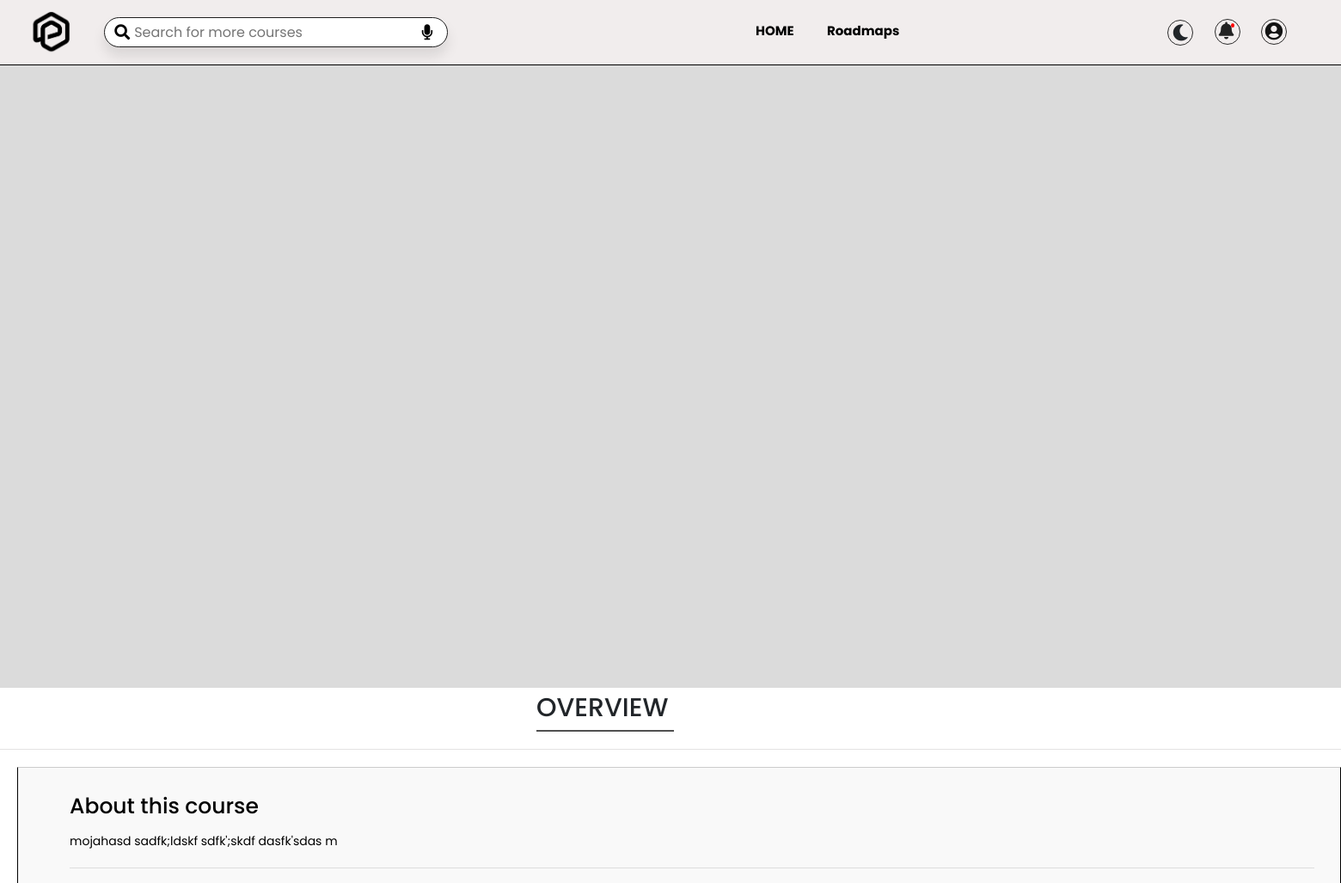
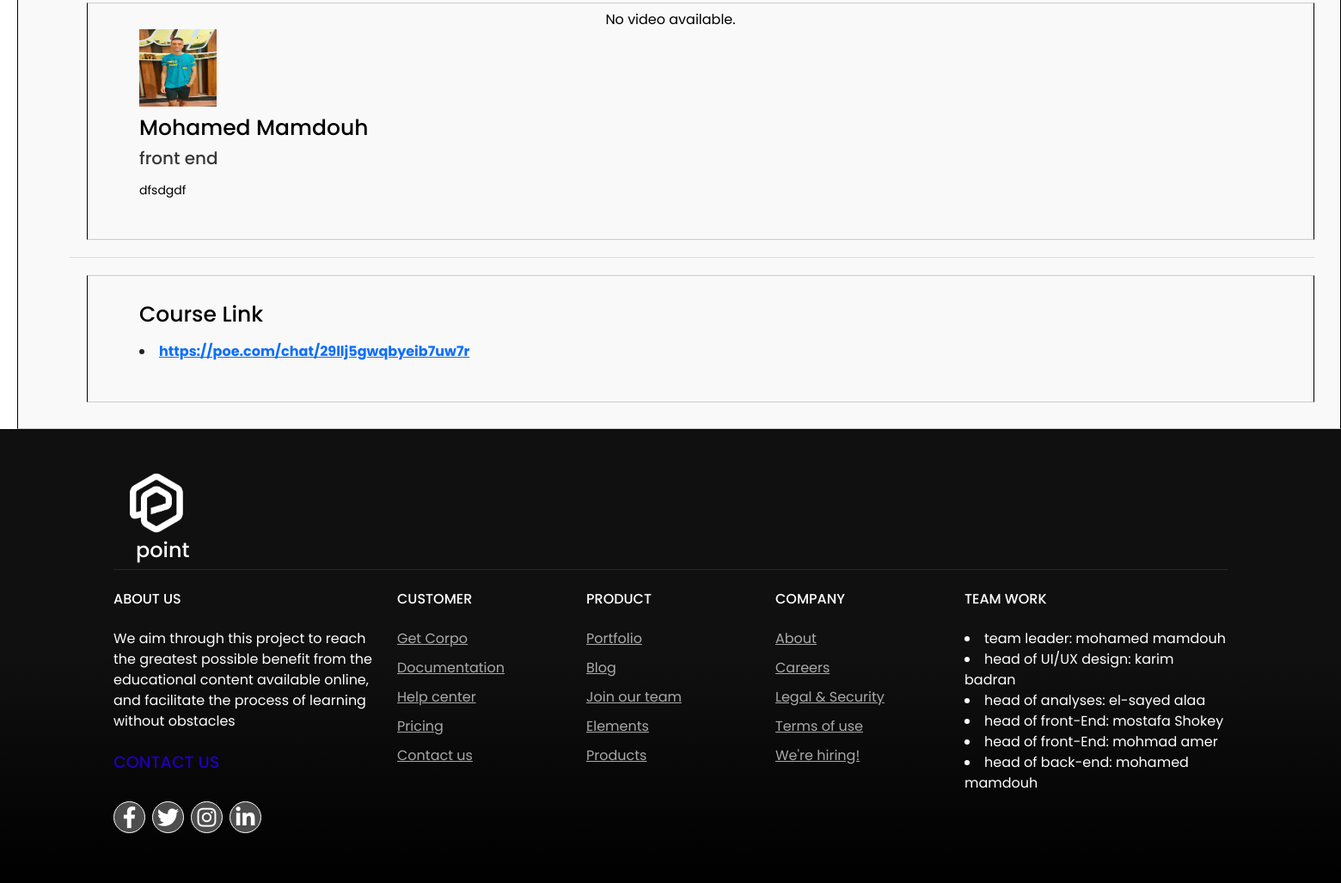
The page /courses/1/ on the database its author committed (2 pictures, top to bottom).
### courses/models.py (models this page shows, shortened)
class course_content(models.Model):
    doctorname=models.CharField(_("doctor_name"), max_length=60)
    department=models.CharField(_("Department"), max_length=50)
    subtitel=models.TextField(_("about"),max_length=300,null=True,blank=True)
    subtitell=models.TextField(_("doc"),max_length=300,null=True,blank=True)
    vediourl=models.URLField(null=True,blank=True)
    urlcourses=models.URLField(null=True)
    image = models.ImageField(_("userimage"),upload_to='doctor_image' ,default="midia/doc.jpeg" )

### courses/views.py (the view)
# urls.py: path('<int:id>/', views.courses_detail, name='course_detail'),
def courses_detail(request, id):
    courses_detail =course_content.objects.get(id=id)
    return render(request, 'courses/course_detail.html', {'course': courses_detail})

### courses/templates/courses/course_detail.html (shortened to what this page needs)
{% extends "hader-fotar.html" %}
{% block bady %}
</section>
<section class="text-box">
  <div class="container1">
    {% if course.videourl %}
      <p><video width="1000" height="700" controls>
      <source src="{{course.vediourl}}" type="video/mp4">
    </video>
    {% else %}
    <p>No video available.</p>
    {% endif %}
  </div>
  </section>
    <main id="overview">
  <b><h5 class="title" >OVERVIEW</h5></b>
  <div class="main-title   position-relative">
</div>
  <hr class="separator">
  <div class="article">
    <h2>About this course</h2>
    <p> {{course.subtitel}} m</p>
  <hr class="separator">
  <div class="article">
    <div class="avatar avatar-lg rounded">
        <img src="{{course.image.url}}" title="" alt="">
  </div>
    <h2>{{course.doctorname}}</h2>
    <h4>{{course.department}}</h4>
    <p>{{course.subtitell}}</p>
  </div>
  <hr class="separator">
  <div class="article">
    <h2>Course  Link</h2>
<p><b><li><a href=" {{course.urlcourses}}">{{course.urlcourses}}</a></li></b></p>
</div>
</main>
{% endblock bady %}

### static/css/style.css (style rules this page uses)
* { font-family: 'poppins', sans-serif ; margin:0; padding:0; }
:root { --green:#505050; }
.main-title { content: ""; background-color: var(--green); position: absolute; width: 160px; height: 2px; left: 40%; }
.title { position: relative; left: 40%; margin-top: 5px; padding: 0px; margin-left: 0px; font-size: 30px; font-weight: 100px; }
body { margin-top: 0px; transition: background-color 0.3s ease; }
:root { --background-color: #fff; --logo-image: url('image/logo black.png'); }
.text-box { width:85%; color:#000000; position:absolute; top:50%; left:50%; transform:translate(-50%,-50%); text-align:center; margin-top:20px ; }
.text-box p { margin:20px 0 30px; margin-top: 20px; }
main { padding: none; margin:none; }
.article { margin-bottom: 0px; padding: 30px; border: 1px solid #ccc; border-left:1px solid #000; border-right:1px solid #000; border-radius: 0px; background-color: #f9f9f9; margin-left: 20px; padding-left: 60px; }
.article h2 { color: #000000; font-size: 25px; }
.article h4 { color: #383838; font-size: 20px; margin-top: 5px; font-family: 'poppins' sans-serif ; }
.article p { color: #000000; margin-top: 15px; font-size: 14px; font-family: 'poppins', sans-serif ; font-weight:15px ; }
.separator { margin: 20px 0; border-top: 1px solid #919090; }
a { text-decoration: none }
.avatar-lg img { width:90px; height:90px; margin-bottom: 10px; }

### rows shown on the page
course_content: subtitel "mojahasd sadfk;ldskf sdfk';skdf dasfk'sdas", image (picture), doctorname "Mohamed Mamdouh", department "front end", subtitell "dfsdgdf", urlcourses "https://poe.com/chat/29llj5gwqbyeib7uw7r"
